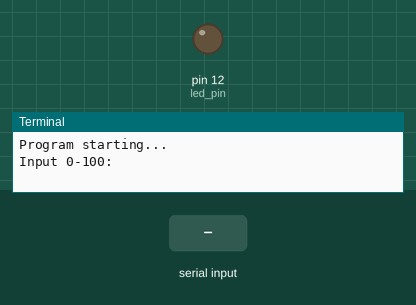
The program below on a simulated Raspberry Pi (header pin numbers). Parts: output pins drawn as LEDs (lit = HIGH), the last lines printed to the terminal. The inputs (shaded band) are chosen by the test bench.

Above: at 1.2 s.
1.3 s: "5" typed at the terminal, then Enter
At 1.8 s:
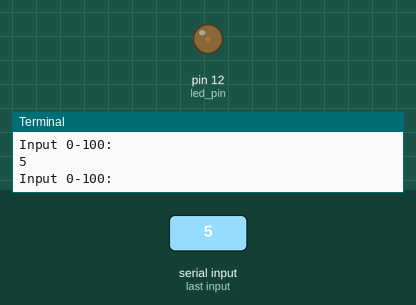
2.8 s: "90" typed at the terminal, then Enter
At 4.1 s:
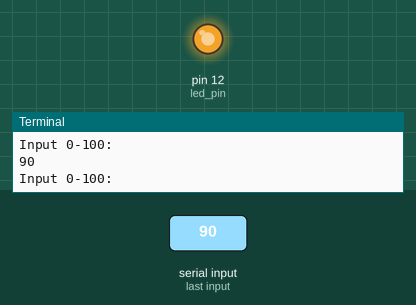
Timing chart, 0 to 5.8 s (numbered marks = the images above; inputs shaded):
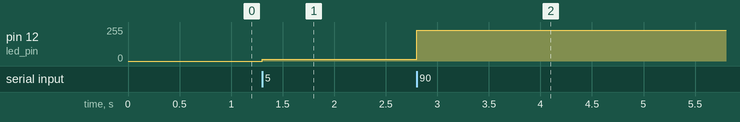

Measured:
- after the input at 1.3 s, pin 12 (led_pin): 0/255 → 13/255 at once
- after the input at 2.8 s, pin 12 (led_pin): 13/255 → 230/255 at once

The program:

pwmtesting.py
```python
import RPi.GPIO as GPIO
import time

led_pin = 12

def setup():
    global p
    GPIO.setmode(GPIO.BOARD)
    GPIO.setup(led_pin, GPIO.OUT, initial=False)

    p = GPIO.PWM(led_pin, 500)  # Set PWM Frequency to 500Hz
    p.start(0)

def loop():
    while True:
        _dc = input('Input 0-100: ')    # Input duty cycle for LED
        try:
            dc = int(_dc)
            try:
                p.ChangeDutyCycle(dc)
            except:
                print('Duty cycle must be between 0-100.')
        except ValueError:
            print('Input is not an integer.')

def destroy():
    p.stop()    # end PWM
    GPIO.cleanup()

if __name__ == '__main__':
    print('Program starting...')
    setup()
    try:
        loop()
    except KeyboardInterrupt or Exception:
        destroy()
```
